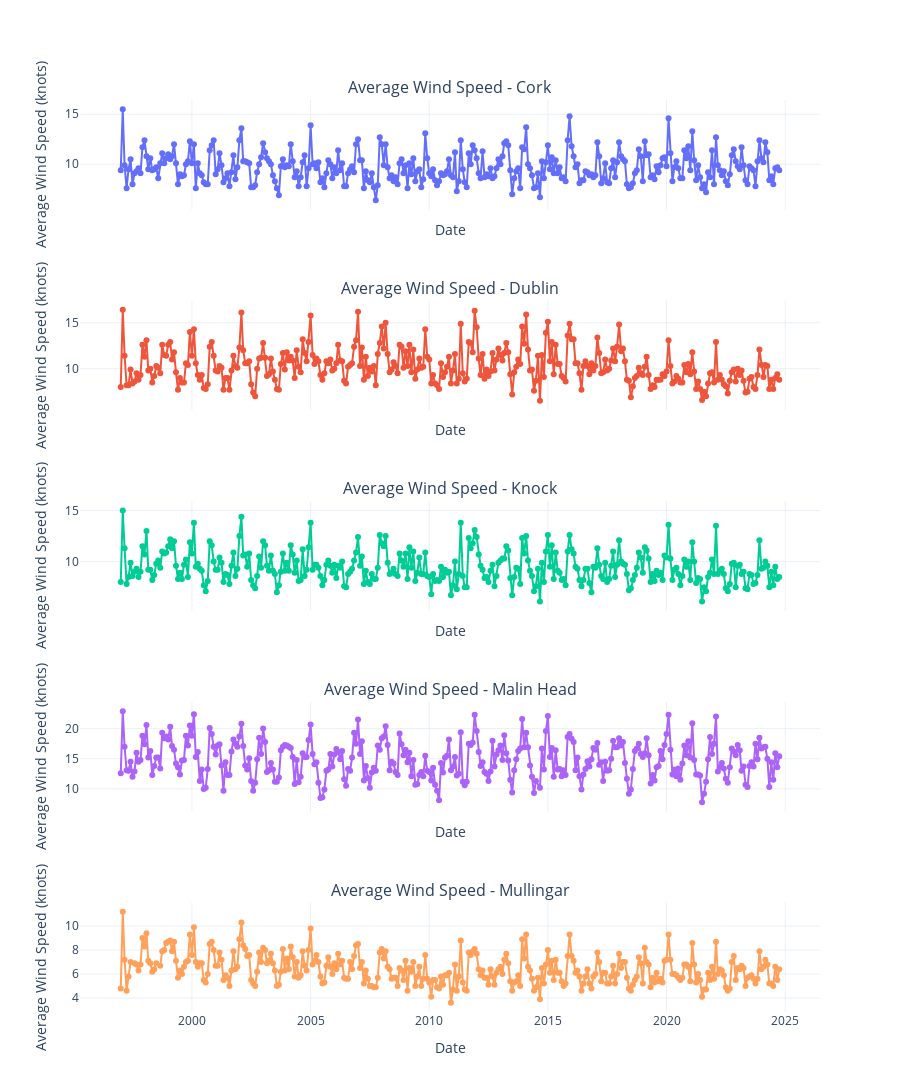

The notebook cell this image was saved under:
### Markdown cell above
#### **Line Plot with Markers Showing the Monthly Mean Wind Speed for Each Location**

### Code cell
# Extract relevant columns and create a copy to avoid modifying the original DataFrame
monthly_wind_speed_data = cleaned_weather_records[['Location', 'year', 'month', 'wdsp']].copy()

# Add a 'date' column and convert to datetime
monthly_wind_speed_data['date'] = pd.to_datetime(
    monthly_wind_speed_data[['year', 'month']].assign(day=1))

# Create subplots for each location
locations = monthly_wind_speed_data['Location'].unique()
fig = make_subplots(
    rows=len(locations), cols=1, shared_xaxes=True,
    subplot_titles=[f"Average Wind Speed - {loc}" for loc in locations])

# Plot wind speed trends for each location
for i, location in enumerate(locations):
    fig.add_trace(
        go.Scatter(
            x=monthly_wind_speed_data[monthly_wind_speed_data['Location'] == location]['date'],
            y=monthly_wind_speed_data[monthly_wind_speed_data['Location'] == location]['wdsp'],
            mode='lines+markers',
            name=location),
        row=i + 1, col=1)

# Configure figure layout and shared axis settings
fig.update_layout(
    height=300 * len(locations),
    template="plotly_white",
    showlegend=False)
fig.update_xaxes(title_text="Date")
fig.update_yaxes(title_text="Average Wind Speed (knots)")

# Show plot
fig.show()

### Figure 1 — Plotly figure (JSON) as saved in the notebook; plotly's stock layout.template omitted (floating-point values rounded to 4 significant figures; data arrays with more than 128 entries replaced by an {"elided": "..."} marker saying what was removed)
{"data": [{"mode": "lines+markers", "name": "Cork", "type": "scatter", "x": {"elided": "334 str values"}, "xaxis": "x", "y": {"elided": "334 float values"}, "yaxis": "y"}, {"mode": "lines+markers", "name": "Dublin", "type": "scatter", "x": {"elided": "334 str values"}, "xaxis": "x2", "y": {"elided": "334 float values"}, "yaxis": "y2"}, {"mode": "lines+markers", "name": "Knock", "type": "scatter", "x": {"elided": "334 str values"}, "xaxis": "x3", "y": {"elided": "334 float values"}, "yaxis": "y3"}, {"mode": "lines+markers", "name": "Malin Head", "type": "scatter", "x": {"elided": "333 str values"}, "xaxis": "x4", "y": {"elided": "333 float values"}, "yaxis": "y4"}, {"mode": "lines+markers", "name": "Mullingar", "type": "scatter", "x": {"elided": "332 str values"}, "xaxis": "x5", "y": {"elided": "332 float values"}, "yaxis": "y5"}], "layout": {"annotations": [{"font": {"size": 16}, "showarrow": false, "text": "Average Wind Speed - Cork", "x": 0.5, "xanchor": "center", "xref": "paper", "y": 1, "yanchor": "bottom", "yref": "paper"}, {"font": {"size": 16}, "showarrow": false, "text": "Average Wind Speed - Dublin", "x": 0.5, "xanchor": "center", "xref": "paper", "y": 0.78, "yanchor": "bottom", "yref": "paper"}, {"font": {"size": 16}, "showarrow": false, "text": "Average Wind Speed - Knock", "x": 0.5, "xanchor": "center", "xref": "paper", "y": 0.56, "yanchor": "bottom", "yref": "paper"}, {"font": {"size": 16}, "showarrow": false, "text": "Average Wind Speed - Malin Head", "x": 0.5, "xanchor": "center", "xref": "paper", "y": 0.34, "yanchor": "bottom", "yref": "paper"}, {"font": {"size": 16}, "showarrow": false, "text": "Average Wind Speed - Mullingar", "x": 0.5, "xanchor": "center", "xref": "paper", "y": 0.12, "yanchor": "bottom", "yref": "paper"}], "height": 1500, "showlegend": false, "xaxis": {"anchor": "y", "domain": [0, 1], "matches": "x5", "showticklabels": false, "title": {"text": "Date"}}, "xaxis2": {"anchor": "y2", "domain": [0, 1], "matches": "x5", "showticklabels": false, "title": {"text": "Date"}}, "xaxis3": {"anchor": "y3", "domain": [0, 1], "matches": "x5", "showticklabels": false, "title": {"text": "Date"}}, "xaxis4": {"anchor": "y4", "domain": [0, 1], "matches": "x5", "showticklabels": false, "title": {"text": "Date"}}, "xaxis5": {"anchor": "y5", "domain": [0, 1], "title": {"text": "Date"}}, "yaxis": {"anchor": "x", "domain": [0.88, 1], "title": {"text": "Average Wind Speed (knots)"}}, "yaxis2": {"anchor": "x2", "domain": [0.66, 0.78], "title": {"text": "Average Wind Speed (knots)"}}, "yaxis3": {"anchor": "x3", "domain": [0.44, 0.56], "title": {"text": "Average Wind Speed (knots)"}}, "yaxis4": {"anchor": "x4", "domain": [0.22, 0.34], "title": {"text": "Average Wind Speed (knots)"}}, "yaxis5": {"anchor": "x5", "domain": [0, 0.12], "title": {"text": "Average Wind Speed (knots)"}}}}
